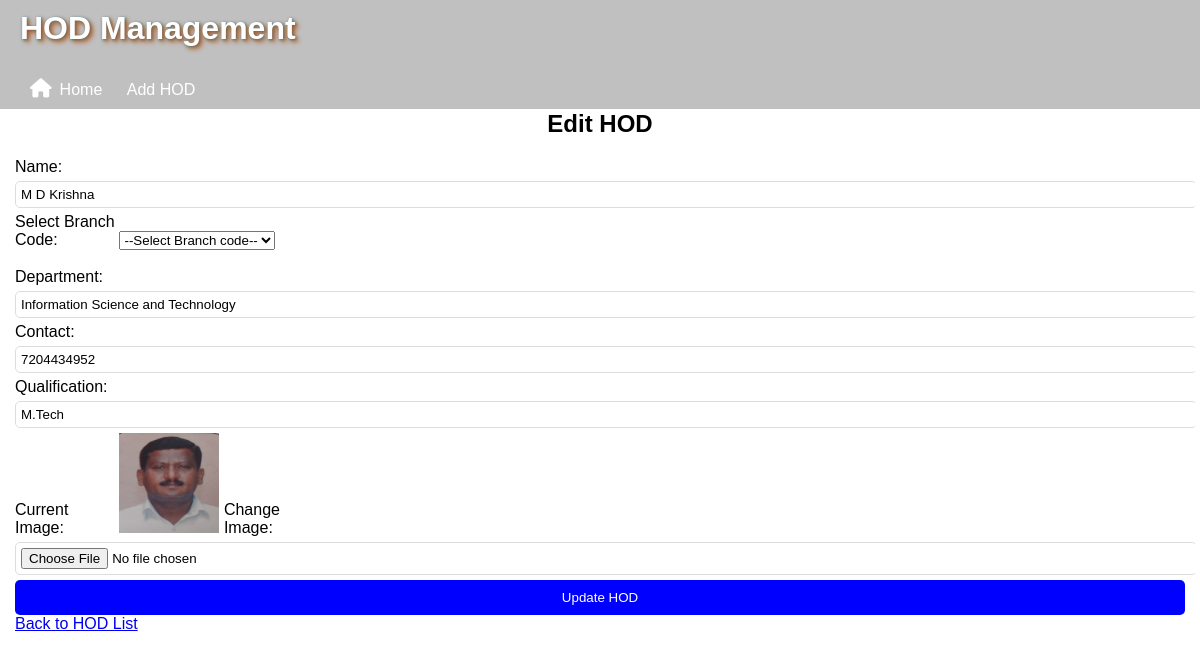
Page /edit_hod/2 (signed in) on the earlier database version.
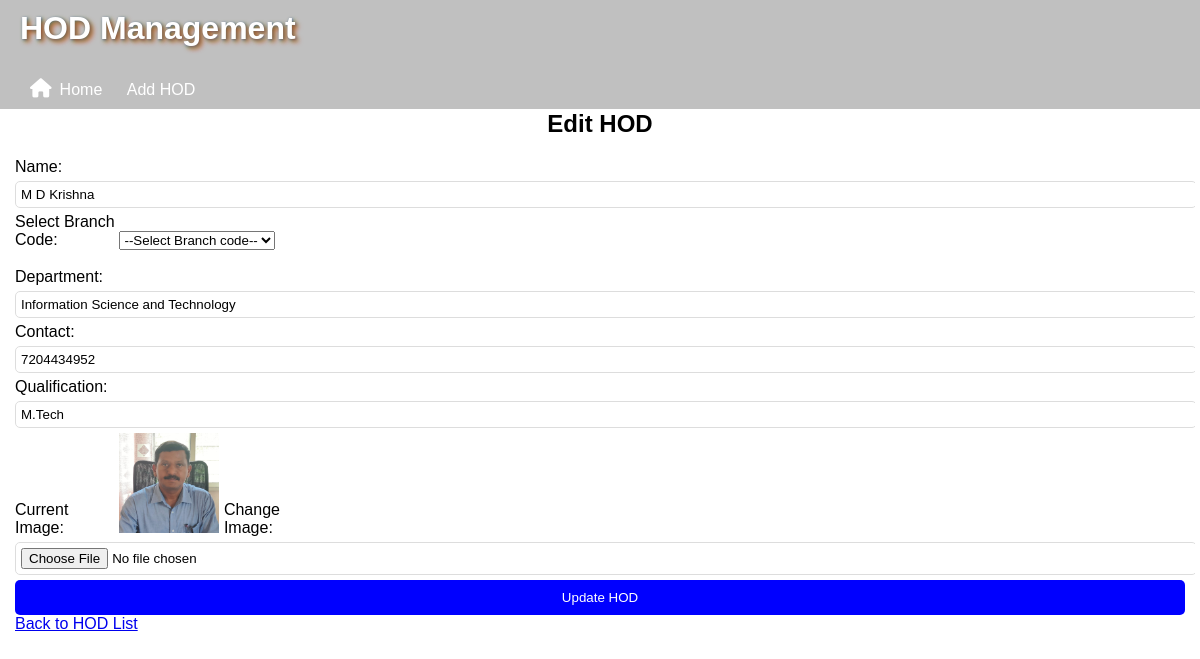
Same page on the later database version.
### models.py (models this page shows)
class HOD(db.Model):
    __tablename__ = 'hods'  # Explicitly set table name
    id = db.Column(db.Integer, primary_key=True)
    hod_name = db.Column(db.String(100), nullable=False)
    department = db.Column(db.String(100), nullable=False)
    contact = db.Column(db.String(15), nullable=False)  # Changed from Integer to String
    qualification = db.Column(db.String(100), nullable=False)
    branch_code = db.Column(db.String(10), db.ForeignKey('branches.branch_code'), nullable=True)  # Fixed FK reference
    image_url = db.Column(db.String(255), nullable=True)

### app.py (the view, shortened to what this page needs)
@app.route('/edit_hod/<int:id>', methods=['GET', 'POST'])
@login_required
def edit_hod(id):
    hod = HOD.query.get_or_404(id)
    branches = Branch.query.all()
    return render_template("edit_hod.html", hod=hod, branches=branches)

### app.py (called while the page is built)
@login_manager.user_loader
def load_user(user_id):
    return User.query.get(int(user_id))

### templates/edit_hod.html (shortened to what this page needs)
{% extends "hod.html" %}
{% block content %}
<h2>Edit HOD</h2>
<form method="POST" enctype="multipart/form-data">
    <label>Name:</label>
    <input type="text" name="hod_name" value="{{ hod.hod_name }}" required>
    <label for="branch_code">Select Branch Code:</label>
    <select id="branch_code" name="branch_code"  required>
        <option value="{{ hod.branch_code }}">--Select Branch code--</option>
    </select><br><br>
    <label>Department:</label>
    <input type="text" name="department" value="{{ hod.department }}" required>
    <label>Contact:</label>
    <input type="text" name="contact" value="{{ hod.contact }}" required>
    <label>Qualification:</label>
    <input type="text" name="qualification" value="{{ hod.qualification }}" required>
    <label>Current Image:</label>
    {% if hod.image_url %}
    <img src="{{ hod.image_url }}" alt="HOD Image" width="100" height="100">
    {% endif %}
    <label for="image">Change Image:</label>
    <input type="file" id="image" name="image" accept="image/*">
    <button type="submit">Update HOD</button>
</form>
<a href="{{ url_for('view_hods') }}">Back to HOD List</a>
{% endblock %}

Differences in the rows shown:
changed HOD "M D Krishna": image_url: a different picture
